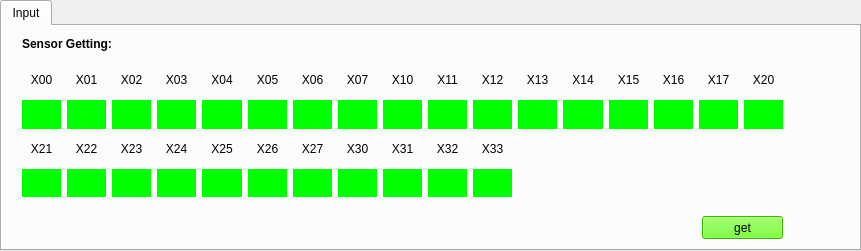
   <widget class="QTabWidget" name="tabWidget">
    <property name="geometry">
     <rect>
      <x>10</x>
      <y>410</y>
      <width>861</width>
      <height>251</height>
     </rect>
    </property>
    <property name="currentIndex">
     <number>0</number>
    </property>
    <widget class="QWidget" name="tab_2">
     <attribute name="title">
      <string>Input</string>
     </attribute>
     <widget class="QLabel" name="label_58">
      <property name="geometry">
       <rect>
        <x>20</x>
        <y>10</y>
        <width>111</width>
        <height>16</height>
       </rect>
      </property>
      <property name="text">
       <string>&lt;html&gt;&lt;head/&gt;&lt;body&gt;&lt;p&gt;&lt;span style=&quot; font-weight:600;&quot;&gt;Sensor Getting:&lt;/span&gt;&lt;/p&gt;&lt;/body&gt;&lt;/html&gt;</string>
      </property>
     </widget>
     <widget class="QPushButton" name="ButtonGetSensorState">
      <property name="geometry">
       <rect>
        <x>700</x>
        <y>190</y>
        <width>81</width>
        <height>23</height>
       </rect>
      </property>
      <property name="styleSheet">
       <string notr="true">background-color: rgb(85, 255, 0);</string>
      </property>
      <property name="text">
       <string>get</string>
      </property>
     </widget>
     <widget class="QWidget" name="layoutWidget">
      <property name="geometry">
       <rect>
        <x>20</x>
        <y>40</y>
        <width>761</width>
        <height>131</height>
       </rect>
      </property>
      <layout class="QGridLayout" name="gridLayout_4">
       <item row="0" column="0">
        <widget class="QLabel" name="label_56">
         <property name="text">
          <string>X00</string>
         </property>
         <property name="alignment">
          <set>Qt::AlignCenter</set>
         </property>
        </widget>
       </item>
       <item row="0" column="1">
        <widget class="QLabel" name="label_69">
         <property name="text">
          <string>X01</string>
         </property>
         <property name="alignment">
          <set>Qt::AlignCenter</set>
         </property>
        </widget>
       </item>
       <item row="0" column="2">
        <widget class="QLabel" name="label_79">
         <property name="text">
          <string>X02</string>
         </property>
         <property name="alignment">
          <set>Qt::AlignCenter</set>
         </property>
        </widget>
       </item>
       <item row="0" column="3">
        <widget class="QLabel" name="label_50">
         <property name="text">
          <string>X03</string>
         </property>
         <property name="alignment">
          <set>Qt::AlignCenter</set>
         </property>
        </widget>
       </item>
       <item row="0" column="4">
        <widget class="QLabel" name="label_61">
         <property name="text">
          <string>X04</string>
         </property>
         <property name="alignment">
          <set>Qt::AlignCenter</set>
         </property>
        </widget>
       </item>
       <item row="0" column="5">
        <widget class="QLabel" name="label_67">
         <property name="text">
          <string>X05</string>
         </property>
         <property name="alignment">
          <set>Qt::AlignCenter</set>
         </property>
        </widget>
       </item>
       <item row="0" column="6">
        <widget class="QLabel" name="label_51">
         <property name="text">
          <string>X06</string>
         </property>
         <property name="alignment">
          <set>Qt::AlignCenter</set>
         </property>
        </widget>
       </item>
       <item row="0" column="7">
        <widget class="QLabel" name="label_77">
         <property name="text">
          <string>X07</string>
         </property>
         <property name="alignment">
          <set>Qt::AlignCenter</set>
         </property>
        </widget>
       </item>
       <item row="0" column="8">
        <widget class="QLabel" name="label_75">
         <property name="text">
          <string>X10</string>
         </property>
         <property name="alignment">
          <set>Qt::AlignCenter</set>
         </property>
        </widget>
       </item>
       <item row="0" column="9">
        <widget class="QLabel" name="label_64">
         <property name="text">
          <string>X11</string>
         </property>
         <property name="alignment">
          <set>Qt::AlignCenter</set>
         </property>
        </widget>
       </item>
       <item row="0" column="10">
        <widget class="QLabel" name="label_54">
         <property name="text">
          <string>X12</string>
         </property>
         <property name="alignment">
          <set>Qt::AlignCenter</set>
         </property>
        </widget>
       </item>
       <item row="0" column="11">
        <widget class="QLabel" name="label_82">
         <property name="text">
          <string>X13</string>
         </property>
         <property name="alignment">
          <set>Qt::AlignCenter</set>
         </property>
        </widget>
       </item>
       <item row="0" column="12">
        <widget class="QLabel" name="label_83">
         <property name="text">
          <string>X14</string>
         </property>
         <property name="alignment">
          <set>Qt::AlignCenter</set>
         </property>
        </widget>
       </item>
       <item row="0" column="13">
        <widget class="QLabel" name="label_53">
         <property name="text">
          <string>X15</string>
         </property>
         <property name="alignment">
          <set>Qt::AlignCenter</set>
         </property>
        </widget>
       </item>
       <item row="0" column="14">
        <widget class="QLabel" name="label_71">
         <property name="text">
          <string>X16</string>
         </property>
         <property name="alignment">
          <set>Qt::AlignCenter</set>
         </property>
        </widget>
       </item>
       <item row="0" column="15">
        <widget class="QLabel" name="label_84">
         <property name="text">
          <string>X17</string>
         </property>
         <property name="alignment">
          <set>Qt::AlignCenter</set>
         </property>
        </widget>
       </item>
       <item row="0" column="16">
        <widget class="QLabel" name="label_81">
         <property name="text">
          <string>X20</string>
         </property>
         <property name="alignment">
          <set>Qt::AlignCenter</set>
         </property>
        </widget>
       </item>
       <item row="1" column="0">
        <widget class="QLabel" name="labelSensor1">
         <property name="styleSheet">
          <string notr="true">background-color: rgb(0, 255, 0);</string>
         </property>
         <property name="text">
          <string/>
         </property>
        </widget>
       </item>
       <item row="1" column="1">
        <widget class="QLabel" name="labelSensor2">
         <property name="styleSheet">
          <string notr="true">background-color: rgb(0, 255, 0);</string>
         </property>
         <property name="text">
          <string/>
         </property>
        </widget>
       </item>
       <item row="1" column="2">
        <widget class="QLabel" name="labelSensor3">
         <property name="styleSheet">
          <string notr="true">background-color: rgb(0, 255, 0);</string>
         </property>
         <property name="text">
          <string/>
         </property>
        </widget>
       </item>
       <item row="1" column="3">
        <widget class="QLabel" name="labelSensor4">
         <property name="styleSheet">
          <string notr="true">background-color: rgb(0, 255, 0);</string>
         </property>
         <property name="text">
          <string/>
         </property>
        </widget>
       </item>
       <item row="1" column="4">
        <widget class="QLabel" name="labelSensor5">
         <property name="styleSheet">
          <string notr="true">background-color: rgb(0, 255, 0);</string>
         </property>
         <property name="text">
          <string/>
         </property>
        </widget>
       </item>
       <item row="1" column="5">
        <widget class="QLabel" name="labelSensor6">
         <property name="styleSheet">
          <string notr="true">background-color: rgb(0, 255, 0);</string>
         </property>
         <property name="text">
          <string/>
         </property>
        </widget>
       </item>
       <item row="1" column="6">
        <widget class="QLabel" name="labelSensor7">
         <property name="styleSheet">
          <string notr="true">background-color: rgb(0, 255, 0);</string>
         </property>
         <property name="text">
          <string/>
         </property>
        </widget>
       </item>
       <item row="1" column="7">
        <widget class="QLabel" name="labelSensor8">
         <property name="styleSheet">
          <string notr="true">background-color: rgb(0, 255, 0);</string>
         </property>
         <property name="text">
          <string/>
         </property>
        </widget>
       </item>
       <item row="1" column="8">
        <widget class="QLabel" name="labelSensor9">
         <property name="styleSheet">
          <string notr="true">background-color: rgb(0, 255, 0);</string>
         </property>
         <property name="text">
          <string/>
         </property>
        </widget>
       </item>
       <item row="1" column="9">
        <widget class="QLabel" name="labelSensor10">
         <property name="styleSheet">
          <string notr="true">background-color: rgb(0, 255, 0);</string>
         </property>
         <property name="text">
          <string/>
         </property>
        </widget>
       </item>
       <item row="1" column="10">
        <widget class="QLabel" name="labelSensor11">
         <property name="styleSheet">
          <string notr="true">background-color: rgb(0, 255, 0);</string>
         </property>
         <property name="text">
          <string/>
         </property>
        </widget>
       </item>
       <item row="1" column="11">
        <widget class="QLabel" name="labelSensor12">
         <property name="styleSheet">
          <string notr="true">background-color: rgb(0, 255, 0);</string>
         </property>
         <property name="text">
          <string/>
         </property>
        </widget>
       </item>
       <item row="1" column="12">
        <widget class="QLabel" name="labelSensor13">
         <property name="styleSheet">
          <string notr="true">background-color: rgb(0, 255, 0);</string>
         </property>
         <property name="text">
          <string/>
         </property>
        </widget>
       </item>
       <item row="1" column="13">
        <widget class="QLabel" name="labelSensor14">
         <property name="styleSheet">
          <string notr="true">background-color: rgb(0, 255, 0);</string>
         </property>
         <property name="text">
          <string/>
         </property>
        </widget>
       </item>
       <item row="1" column="14">
        <widget class="QLabel" name="labelSensor15">
         <property name="styleSheet">
          <string notr="true">background-color: rgb(0, 255, 0);</string>
         </property>
         <property name="text">
          <string/>
         </property>
        </widget>
       </item>
       <item row="1" column="15">
        <widget class="QLabel" name="labelSensor16">
         <property name="styleSheet">
          <string notr="true">background-color: rgb(0, 255, 0);</string>
         </property>
         <property name="text">
          <string/>
         </property>
        </widget>
       </item>
       <item row="1" column="16">
        <widget class="QLabel" name="labelSensor17">
         <property name="styleSheet">
          <string notr="true">background-color: rgb(0, 255, 0);</string>
         </property>
         <property name="text">
          <string/>
         </property>
        </widget>
       </item>
       <item row="2" column="0">
        <widget class="QLabel" name="label_78">
         <property name="text">
          <string>X21</string>
         </property>
         <property name="alignment">
          <set>Qt::AlignCenter</set>
         </property>
        </widget>
       </item>
       <item row="2" column="1">
        <widget class="QLabel" name="label_86">
         <property name="text">
          <string>X22</string>
         </property>
         <property name="alignment">
          <set>Qt::AlignCenter</set>
         </property>
        </widget>
       </item>
       <item row="2" column="2">
        <widget class="QLabel" name="label_76">
         <property name="text">
          <string>X23</string>
         </property>
         <property name="alignment">
          <set>Qt::AlignCenter</set>
         </property>
        </widget>
       </item>
       <item row="2" column="3">
        <widget class="QLabel" name="label_66">
         <property name="text">
          <string>X24</string>
         </property>
         <property name="alignment">
          <set>Qt::AlignCenter</set>
         </property>
        </widget>
       </item>
       <item row="2" column="4">
        <widget class="QLabel" name="label_60">
         <property name="text">
          <string>X25</string>
         </property>
         <property name="alignment">
          <set>Qt::AlignCenter</set>
         </property>
        </widget>
       </item>
       <item row="2" column="5">
        <widget class="QLabel" name="label_62">
         <property name="text">
          <string>X26</string>
         </property>
         <property name="alignment">
          <set>Qt::AlignCenter</set>
         </property>
        </widget>
       </item>
       <item row="2" column="6">
        <widget class="QLabel" name="label_65">
         <property name="text">
          <string>X27</string>
         </property>
         <property name="alignment">
          <set>Qt::AlignCenter</set>
         </property>
        </widget>
       </item>
       <item row="2" column="7">
        <widget class="QLabel" name="label_55">
         <property name="text">
          <string>X30</string>
         </property>
         <property name="alignment">
          <set>Qt::AlignCenter</set>
         </property>
        </widget>
       </item>
       <item row="2" column="8">
        <widget class="QLabel" name="label_68">
         <property name="text">
          <string>X31</string>
         </property>
         <property name="alignment">
          <set>Qt::AlignCenter</set>
         </property>
        </widget>
       </item>
       <item row="2" column="9">
        <widget class="QLabel" name="label_85">
         <property name="text">
          <string>X32</string>
         </property>
         <property name="alignment">
          <set>Qt::AlignCenter</set>
         </property>
        </widget>
       </item>
       <item row="2" column="10">
        <widget class="QLabel" name="label_63">
         <property name="text">
          <string>X33</string>
         </property>
         <property name="alignment">
          <set>Qt::AlignCenter</set>
         </property>
        </widget>
       </item>
       <item row="3" column="0">
        <widget class="QLabel" name="labelSensor18">
         <property name="styleSheet">
          <string notr="true">background-color: rgb(0, 255, 0);</string>
         </property>
         <property name="text">
          <string/>
         </property>
        </widget>
       </item>
       <item row="3" column="1">
        <widget class="QLabel" name="labelSensor19">
         <property name="styleSheet">
          <string notr="true">background-color: rgb(0, 255, 0);</string>
         </property>
         <property name="text">
          <string/>
         </property>
        </widget>
       </item>
       <item row="3" column="2">
        <widget class="QLabel" name="labelSensor20">
         <property name="styleSheet">
          <string notr="true">background-color: rgb(0, 255, 0);</string>
         </property>
         <property name="text">
          <string/>
         </property>
        </widget>
       </item>
       <item row="3" column="3">
        <widget class="QLabel" name="labelSensor21">
         <property name="styleSheet">
          <string notr="true">background-color: rgb(0, 255, 0);</string>
         </property>
         <property name="text">
          <string/>
         </property>
        </widget>
       </item>
       <item row="3" column="4">
        <widget class="QLabel" name="labelSensor22">
         <property name="styleSheet">
          <string notr="true">background-color: rgb(0, 255, 0);</string>
         </property>
         <property name="text">
          <string/>
         </property>
        </widget>
       </item>
       <item row="3" column="5">
        <widget class="QLabel" name="labelSensor23">
         <property name="styleSheet">
          <string notr="true">background-color: rgb(0, 255, 0);</string>
         </property>
         <property name="text">
          <string/>
         </property>
        </widget>
       </item>
       <item row="3" column="6">
        <widget class="QLabel" name="labelSensor24">
         <property name="styleSheet">
          <string notr="true">background-color: rgb(0, 255, 0);</string>
         </property>
         <property name="text">
          <string/>
         </property>
        </widget>
       </item>
       <item row="3" column="7">
        <widget class="QLabel" name="labelSensor25">
         <property name="styleSheet">
          <string notr="true">background-color: rgb(0, 255, 0);</string>
         </property>
         <property name="text">
          <string/>
         </property>
        </widget>
       </item>
       <item row="3" column="8">
        <widget class="QLabel" name="labelSensor26">
         <property name="styleSheet">
          <string notr="true">background-color: rgb(0, 255, 0);</string>
         </property>
         <property name="text">
          <string/>
         </property>
        </widget>
       </item>
       <item row="3" column="9">
        <widget class="QLabel" name="labelSensor27">
         <property name="styleSheet">
          <string notr="true">background-color: rgb(0, 255, 0);</string>
         </property>
         <property name="text">
          <string/>
         </property>
        </widget>
       </item>
       <item row="3" column="10">
        <widget class="QLabel" name="labelSensor28">
         <property name="styleSheet">
          <string notr="true">background-color: rgb(0, 255, 0);</string>
         </property>
         <property name="text">
          <string/>
         </property>
        </widget>
       </item>
      </layout>
     </widget>
     <zorder>layoutWidget</zorder>
     <zorder>label_58</zorder>
     <zorder>ButtonGetSensorState</zorder>
    </widget>
   </widget>
